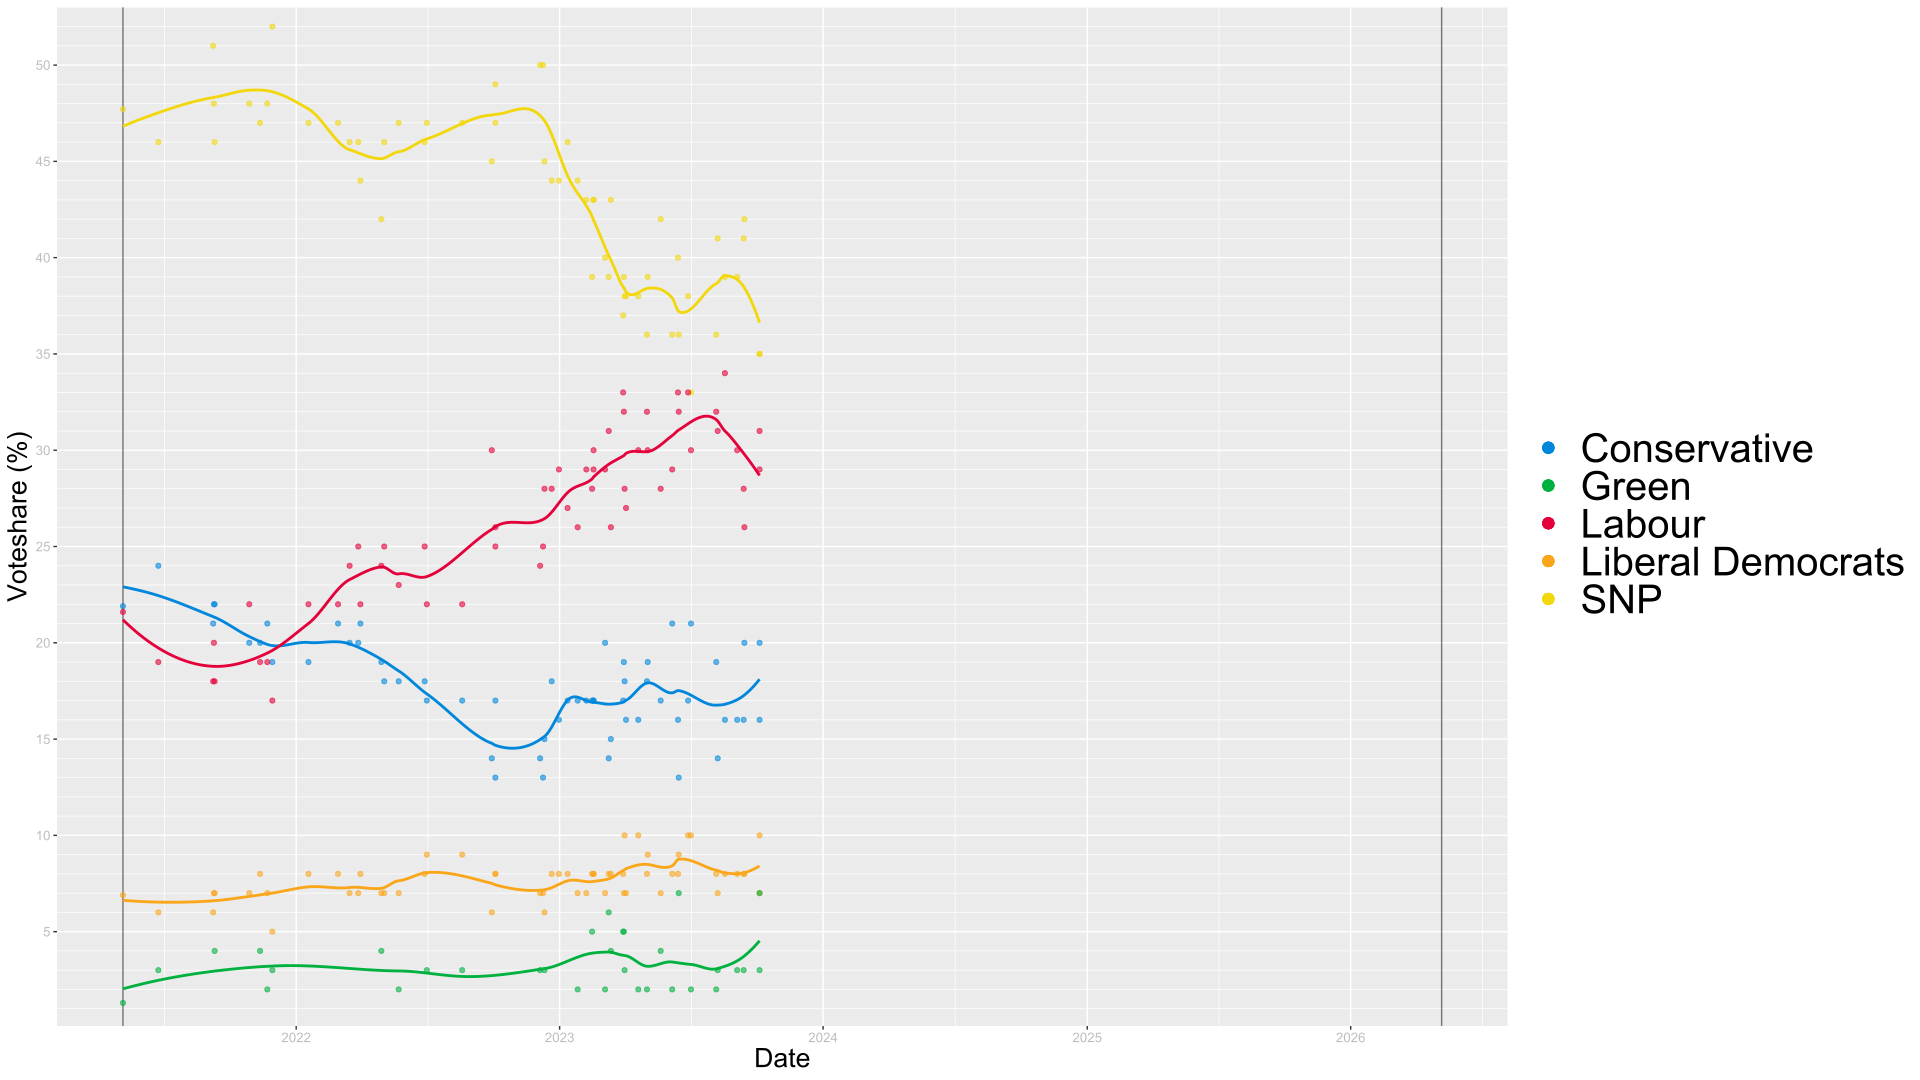

Write the R code that produced this figure.
library(reprex)
library(tidyverse)
library(xlsx)

fancy <- theme(legend.justification = c("right", "centre"),
               legend.key = element_rect(fill="white", size = 3),
               legend.key.size = unit(1,"cm"),
               legend.text = element_text(size=30),
               text = element_text(size=20))+
  theme(legend.title = element_blank())+
  theme(axis.text.x = element_text(colour = "grey", size = 10))+
  theme(axis.text.y = element_text(colour = "grey", size = 10))

mydata <- read.xlsx("C:/Users/samue/Downloads/R/ScotlandC.xlsx", 1)

sSize <- 0.35
kn <- 1000
S <- 1
S2 <- 1.5

base <- ggplot(mydata) +
  geom_abline(color="grey50") +
  scale_y_continuous(minor_breaks = seq(0,100,1),breaks = seq(0, 100, 5), expand = c(0,0), limits = c(0.1,53)) +
  xlim(as.Date("2021-5-6"),as.Date("2026-5-7"))+
  geom_vline(xintercept=as.Date("2021-5-6"), linetype="solid", alpha=0.5)+
  geom_vline(xintercept=as.Date("2026-5-7"), linetype="solid", alpha=0.5)+
  #scatter
  geom_point(aes(Date, SNP, color="SNP"), alpha=0.6, size=S2)+
  geom_point(aes(Date, CON, color="Conservative"), alpha=0.6, size=S2)+
  geom_point(aes(Date, LAB, color="Labour"), alpha=0.6, size=S2)+
  geom_point(aes(Date, LDM, color="Liberal Democrats"), alpha=0.6, size=S2)+
  geom_point(aes(Date, GRN, color="Green"), alpha=0.6, size=S2)+
  scale_colour_manual(name="Parties", values=c("#0087dc","#00b140","#e4003b","#faa61a","#f2d70c"))+
  geom_smooth(aes(Date, SNP),color="#f2d70c", fill = "lightblue3",method="loess", size=S, se=FALSE,n=kn, span = sSize)+
  geom_smooth(aes(Date, CON), color="#0087dc",method="loess", size=S, se=FALSE,n=kn, span = sSize)+
  geom_smooth(aes(Date, LAB),color="#e4003b", fill = "lightblue3",method="loess", size=S, se=FALSE,n=kn, span = sSize)+
  geom_smooth(aes(Date, LDM), color="#faa61a",method="loess", size=S, se=FALSE,n=kn, span = sSize)+
  geom_smooth(aes(Date, GRN),color="#00b140", fill = "lightblue3",method="loess", size=S, se=FALSE,n=kn, span = 1)+
  
  guides(color = guide_legend(override.aes = list(size=10, stroke=NA, alpha=1)))+
  ylab("Voteshare (%)")+
  xlab("Date")

plot(base+fancy)

ggsave(file="polls.svg", plot=graph, width=18, height=8)
